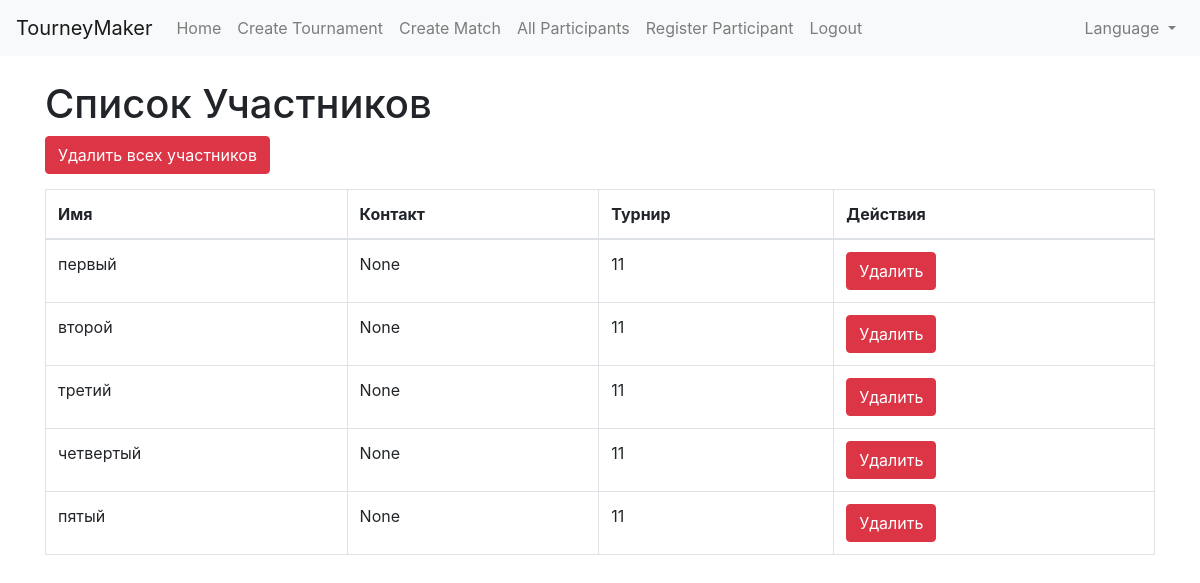
Screenshot of /participants (signed in) with the database file from the repository.
### tables this page shows
CREATE TABLE participants (
                id INTEGER PRIMARY KEY AUTOINCREMENT,
                name TEXT NOT NULL,
                contact TEXT
            , tournament_id INTEGER);

### app.py (the view)
@app.route('/participants')
@login_required
def participants():
    conn = get_db_connection()
    cursor = conn.cursor()
    participants = cursor.execute('SELECT * FROM participants').fetchall()
    conn.close()
    return render_template('participants.html', participants=participants)

### app.py (called while the page is built)
def login_required(f):
    @wraps(f)
    def decorated_function(*args, **kwargs):
        if 'user_id' not in session:
            flash('Пожалуйста, войдите в систему для доступа к этой странице.', 'warning')
            return redirect(url_for('login_user'))
        return f(*args, **kwargs)
    return decorated_function

def get_locale():
    if 'lang' in session:
        return session['lang']
    return request.accept_languages.best_match(LANGUAGES.keys())

@app.context_processor
def inject_globals():
    return {
        'locale': get_locale(),
        'LANGUAGES': LANGUAGES,
        'current_language': get_locale()
    }

def get_db_connection():
    conn = sqlite3.connect(DATABASE)
    conn.row_factory = sqlite3.Row
    return conn

### templates/participants.html
{% extends 'layout.html' %}
{% block content %}
<h1>Список Участников</h1>
<form action="{{ url_for('delete_all_participants') }}" method="post" style="margin-bottom: 15px;">
    <button type="submit" class="btn btn-danger" onclick="return confirm('Вы уверены, что хотите удалить всех участников?')">Удалить всех участников</button>
</form>
<table class="table table-bordered">
    <thead>
        <tr>
            <th>Имя</th>
            <th>Контакт</th>
            <th>Турнир</th>
            <th>Действия</th>
        </tr>
    </thead>
    <tbody>
        {% for participant in participants %}
        <tr>
            <td>{{ participant.name }}</td>
            <td>{{ participant.contact }}</td>
            <td>{{ participant.tournament_id }}</td>
            <td>
                <form action="{{ url_for('delete_participant', participant_id=participant.id) }}" method="post" style="display:inline;">
                    <button type="submit" class="btn btn-danger" onclick="return confirm('Вы уверены, что хотите удалить этого участника?')">Удалить</button>
                </form>
            </td>
        </tr>
        {% endfor %}
    </tbody>
</table>
{% endblock %}

### rows the page displays
participants: name "первый", contact "None", tournament_id "11"
participants: name "второй", contact "None", tournament_id "11"
participants: name "третий", contact "None", tournament_id "11"
participants: name "четвертый", contact "None", tournament_id "11"
participants: name "пятый", contact "None", tournament_id "11"

### other values shown
{{ gettext('TourneyMaker') }} "TourneyMaker"
{{ gettext('Home') }} "Home"
{{ gettext('Create Tournament') }} "Create Tournament"
{{ gettext('Create Match') }} "Create Match"
{{ gettext('All Participants') }} "All Participants"
{{ gettext('Register Participant') }} "Register Participant"
{{ gettext('Logout') }} "Logout"
